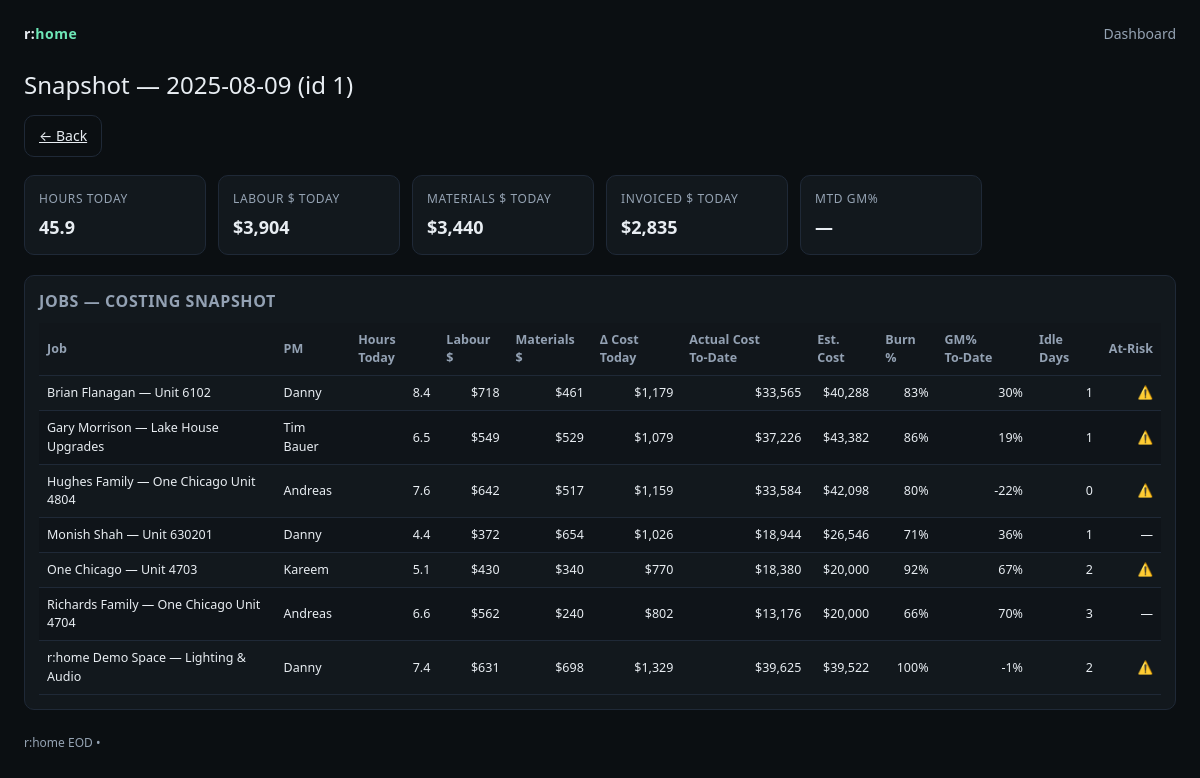
Page /snapshots/1 on the committed database.
### tables this page shows
CREATE TABLE snapshots (
  id INTEGER PRIMARY KEY AUTOINCREMENT,
  snapshot_date TEXT NOT NULL,
  created_at TEXT NOT NULL
);

CREATE TABLE job_rows (
  id INTEGER PRIMARY KEY AUTOINCREMENT,
  snapshot_id INTEGER NOT NULL,
  job_code TEXT,
  job_name TEXT,
  pm TEXT,
  hours_today REAL,
  labour_cost_today REAL,
  materials_cost_today REAL,
  cost_today REAL,
  actual_cost_to_date REAL,
  estimated_cost REAL,
  burn_pct REAL,
  gm_to_date REAL,
  invoiced_today REAL,
  mtd_hours REAL,
  days_since_update INTEGER,
  at_risk INTEGER,
  FOREIGN KEY(snapshot_id) REFERENCES snapshots(id)
);

### app/main.py (the view)
@app.get("/snapshots/{snapshot_id}", response_class=HTMLResponse)
def view_snapshot(request: Request, snapshot_id: int):
  snaps = db.list_snapshots()
  match = [s for s in snaps if s["id"] == snapshot_id]
  if not match:
    return RedirectResponse(url="/", status_code=303)
  snap = match[0]
  rows = db.get_snapshot_rows(snapshot_id)
  rows_py = [dict(r) for r in rows]
  totals, top5, at_risk, exceptions = compute_metrics(rows_py)
  return templates.TemplateResponse("snapshot.html", {
    "request": request,
    "snapshot": snap,
    "rows": rows,
    "totals": totals,
    "top5": top5,
    "at_risk": at_risk,
    "exceptions": exceptions,
    "fmt_currency": fmt_currency,
    "fmt_pct": fmt_pct
  })

### app/templates/snapshot.html
{% extends "base.html" %}
{% block content %}
<section class="section">
  <div class="h1">Snapshot — {{ snapshot['snapshot_date'] }} (id {{ snapshot['id'] }})</div>
  <div class="actions">
    <a class="ghost" href="/">← Back</a>
  </div>
  <div class="kpis">
    <div class="card"><div class="label">Hours Today</div><div class="value">{{ '%.1f'|format(totals.get('hours_today',0)) }}</div></div>
    <div class="card"><div class="label">Labour $ Today</div><div class="value">{{ fmt_currency(totals.get('labour_cost_today',0)) }}</div></div>
    <div class="card"><div class="label">Materials $ Today</div><div class="value">{{ fmt_currency(totals.get('materials_cost_today',0)) }}</div></div>
    <div class="card"><div class="label">Invoiced $ Today</div><div class="value">{{ fmt_currency(totals.get('invoiced_today',0)) }}</div></div>
    <div class="card"><div class="label">MTD GM%</div><div class="value">{{ fmt_pct(totals.get('mtd_gm_pct')) }}</div></div>
  </div>
  <div class="card table">
    <h2>Jobs — Costing Snapshot</h2>
    <table>
      <thead>
        <tr>
          <th>Job</th><th>PM</th><th>Hours Today</th><th>Labour $</th><th>Materials $</th><th>Δ Cost Today</th>
          <th>Actual Cost To‑Date</th><th>Est. Cost</th><th>Burn %</th><th>GM% To‑Date</th><th>Idle Days</th><th>At‑Risk</th>
        </tr>
      </thead>
      <tbody>
        {% for r in rows %}
        <tr>
          <td>{{ r['job_name'] }}</td>
          <td>{{ r['pm'] }}</td>
          <td class="num">{{ '%.1f'|format(r['hours_today'] or 0) }}</td>
          <td class="num">{{ fmt_currency(r['labour_cost_today']) }}</td>
          <td class="num">{{ fmt_currency(r['materials_cost_today']) }}</td>
          <td class="num">{{ fmt_currency((r['labour_cost_today'] or 0)+(r['materials_cost_today'] or 0)) }}</td>
          <td class="num">{{ fmt_currency(r['actual_cost_to_date']) }}</td>
          <td class="num">{{ fmt_currency(r['estimated_cost']) }}</td>
          <td class="num">{{ fmt_pct(r['burn_pct']) }}</td>
          <td class="num">{{ fmt_pct(r['gm_to_date']) }}</td>
          <td class="num">{{ r['days_since_update'] or 0 }}</td>
          <td class="num">{% if r['at_risk'] %}⚠️{% else %}—{% endif %}</td>
        </tr>
        {% endfor %}
      </tbody>
    </table>
  </div>
</section>
{% endblock %}

### app/templates/base.html (shortened to what this page needs)
<!doctype html>
<html>
<head>
  <link rel="stylesheet" href="/static/styles.css">
</head>
<body>
  <div class="wrapper">
    <header class="header">
      <div class="brand">r:<span>home</span></div>
      <nav class="nav">
        <a href="/">Dashboard</a>
      </nav>
    </header>
    {% block content %}{% endblock %}
    <footer class="footer">r:home EOD • {{ '%Y-%m-%d' | strftime if false else '' }}</footer>
  </div>
</body>
</html>

### app/static/styles.css (style rules this page uses)
:root { --bg:#0b0f12; --card:#12181d; --text:#e8edf2; --muted:#95a3b3; --accent:#6ee7b7; --warn:#f59e0b; --danger:#ef4444; --row:#0f1419; --border:#1f2937; }
* { box-sizing:border-box }
body { margin:0;background:var(--bg);color:var(--text);font:14px/1.45 system-ui,-apple-system,Segoe UI,Roboto,Helvetica,Arial }
.wrapper { max-width:1200px;margin:0 auto;padding:24px }
.header { display:flex;justify-content:space-between;align-items:center;margin-bottom:16px }
.brand { font-weight:700;letter-spacing:0.5px }
.brand span { color:var(--accent) }
.nav a { color:var(--muted);text-decoration:none;margin-left:14px }
.h1 { font-size:24px;margin:4px 0 0 0 }
.section { margin:24px 0 }
.actions { display:flex;gap:10px;margin:12px 0 18px }
button,.ghost { appearance:none;border:1px solid var(--border);background:var(--card);color:var(--text);padding:10px 14px;border-radius:10px;cursor:pointer }
button.ghost,.ghost { background:transparent }
.kpis { display:grid;grid-template-columns:repeat(6,1fr);gap:12px;margin:16px 0 20px }
.card { background:var(--card);padding:14px;border-radius:10px;border:1px solid var(--border) }
.card .label { font-size:12px;color:var(--muted);text-transform:uppercase;letter-spacing:0.6px }
.card .value { font-size:18px;margin-top:6px;font-weight:650 }
.table { overflow:auto }
table { width:100%;border-collapse:collapse;font-size:12.5px }
thead th { position:sticky;top:0;background:#11161b;color:#93a1b3;border-bottom:1px solid var(--border);padding:8px;text-align:left }
tbody td { padding:8px;border-bottom:1px solid var(--border) }
tbody tr:nth-child(even) { background:var(--row) }
.footer { color:var(--muted);font-size:12px;margin-top:12px }
.num { text-align:right }
h2 { margin:0 0 10px 0;color:#93a1b3;font-size:16px;text-transform:uppercase;letter-spacing:0.6px }

### rows in the picture
snapshots: snapshot_date "2025-08-09", id "1"
job_rows: job_name "Brian Flanagan — Unit 6102", pm "Danny", hours_today "8.4", labour_cost_today "$718", materials_cost_today "$461", labour_cost_today+materials_cost_today "$1,179", actual_cost_to_date "$33,565", estimated_cost "$40,288", burn_pct "83%", gm_to_date "30%", days_since_update "1"
job_rows: job_name "Gary Morrison — Lake House Upgrades", pm "Tim Bauer", hours_today "6.5", labour_cost_today "$549", materials_cost_today "$529", labour_cost_today+materials_cost_today "$1,079", actual_cost_to_date "$37,226", estimated_cost "$43,382", burn_pct "86%", gm_to_date "19%", days_since_update "1"
job_rows: job_name "Hughes Family — One Chicago Unit 4804", pm "Andreas", hours_today "7.6", labour_cost_today "$642", materials_cost_today "$517", labour_cost_today+materials_cost_today "$1,159", actual_cost_to_date "$33,584", estimated_cost "$42,098", burn_pct "80%", gm_to_date "-22%", days_since_update "0"
job_rows: job_name "Monish Shah — Unit 630201", pm "Danny", hours_today "4.4", labour_cost_today "$372", materials_cost_today "$654", labour_cost_today+materials_cost_today "$1,026", actual_cost_to_date "$18,944", estimated_cost "$26,546", burn_pct "71%", gm_to_date "36%", days_since_update "1"
job_rows: job_name "One Chicago — Unit 4703", pm "Kareem", hours_today "5.1", labour_cost_today "$430", materials_cost_today "$340", labour_cost_today+materials_cost_today "$770", actual_cost_to_date "$18,380", estimated_cost "$20,000", burn_pct "92%", gm_to_date "67%", days_since_update "2"
job_rows: job_name "Richards Family — One Chicago Unit 4704", pm "Andreas", hours_today "6.6", labour_cost_today "$562", materials_cost_today "$240", labour_cost_today+materials_cost_today "$802", actual_cost_to_date "$13,176", estimated_cost "$20,000", burn_pct "66%", gm_to_date "70%", days_since_update "3"
job_rows: job_name "r:home Demo Space — Lighting & Audio", pm "Danny", hours_today "7.4", labour_cost_today "$631", materials_cost_today "$698", labour_cost_today+materials_cost_today "$1,329", actual_cost_to_date "$39,625", estimated_cost "$39,522", burn_pct "100%", gm_to_date "-1%", days_since_update "2"

### other values in the picture
{{ '%.1f'|format(totals.get('hours_today',0)) }} "45.9"
{{ fmt_currency(totals.get('labour_cost_today',0)) }} "$3,904"
{{ fmt_currency(totals.get('materials_cost_today',0)) }} "$3,440"
{{ fmt_currency(totals.get('invoiced_today',0)) }} "$2,835"
{{ fmt_pct(totals.get('mtd_gm_pct')) }} "—"
